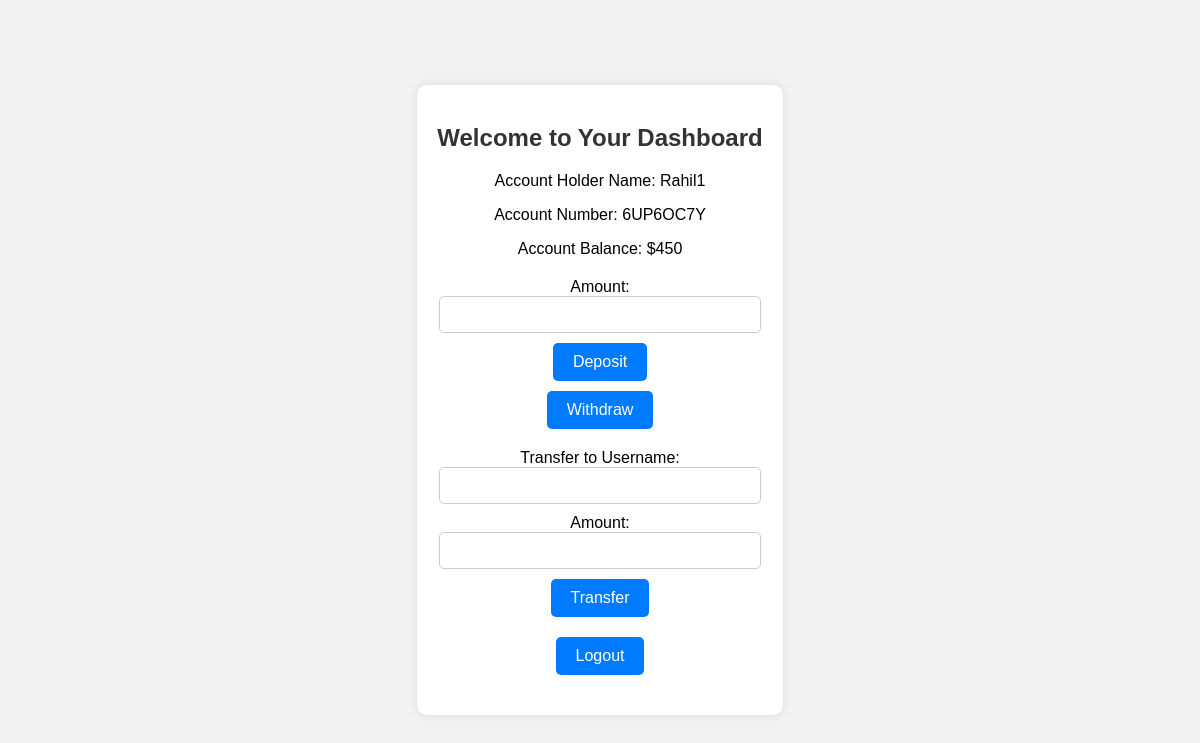
/dashboard (signed in), run on the app's committed database.
### tables this page shows
CREATE TABLE users(
                    id INTEGER PRIMARY KEY AUTOINCREMENT,
                    username TEXT UNIQUE NOT NULL,
                    password TEXT NOT NULL,
                    account_number TEXT UNIQUE NOT NULL,
                    balance NUMERIC DEFAULT 0);

### app.py (the view, shortened to what this page needs)
@app.route("/dashboard", methods = ["GET", "POST"])
def dashboard():
    user_id = session.get("user_id")
    if user_id == None:
        redirect ("/")
    user = db.execute("SELECT * FROM users WHERE id = ?", user_id)[0]
    return render_template("dashboard.html", user = user)

### templates/dashboard.html (shortened to what this page needs)
<!DOCTYPE html>
<html lang="en">
<head>
</head>
<body>
    <div class="container">
        <h2>Welcome to Your Dashboard</h2>
        <div class="info-container">
            <p>Account Holder Name: {{ user.username }}</p>
            <p>Account Number: {{ user.account_number }}</p>
            <p>Account Balance: ${{ user.balance }}</p>
        </div>
        <form action="/dashboard" method="post">
            <label for="amount">Amount:</label>
            <input type="number" id="amount" name="amount" required>
            <button type="submit" name="action" value="deposit">Deposit</button>
            <button type="submit" name="action" value="withdraw">Withdraw</button>
        </form>
        <form action="/dashboard" method="post">
            <label for="to_username">Transfer to Username:</label>
            <input type="text" id="to_username" name="to_username" required>
            <label for="transfer_amount">Amount:</label>
            <input type="number" id="transfer_amount" name="transfer_amount" required>
            <button type="submit" name="action" value="transfer">Transfer</button>
        </form>
        <form action="/logout" method="post">
            <button type="submit">Logout</button>
        </form>
    </div>
</body>
</html>

### templates/dashboard.html (style rules this page uses)
body { font-family: Arial, sans-serif; background-color: #f2f2f2; margin: 0; padding: 0; display: flex; justify-content: center; align-items: center; height: 100vh; }
.container { text-align: center; padding: 20px; border-radius: 10px; background-color: #ffffff; box-shadow: 0 0 10px rgba(0, 0, 0, 0.1); }
h2 { color: #333; margin-bottom: 20px; }
.info-container { margin-bottom: 20px; }
form { display: flex; flex-direction: column; align-items: center; margin-bottom: 10px; }
input { padding: 10px; margin-bottom: 10px; width: 300px; border: 1px solid #ccc; border-radius: 5px; outline: none; }
button { padding: 10px 20px; font-size: 16px; border: none; border-radius: 5px; background-color: #007bff; color: #fff; cursor: pointer; transition: background-color 0.3s; margin-bottom: 10px; }

### data on the page
users: username "Rahil1", account_number "6UP6OC7Y", balance "450"
